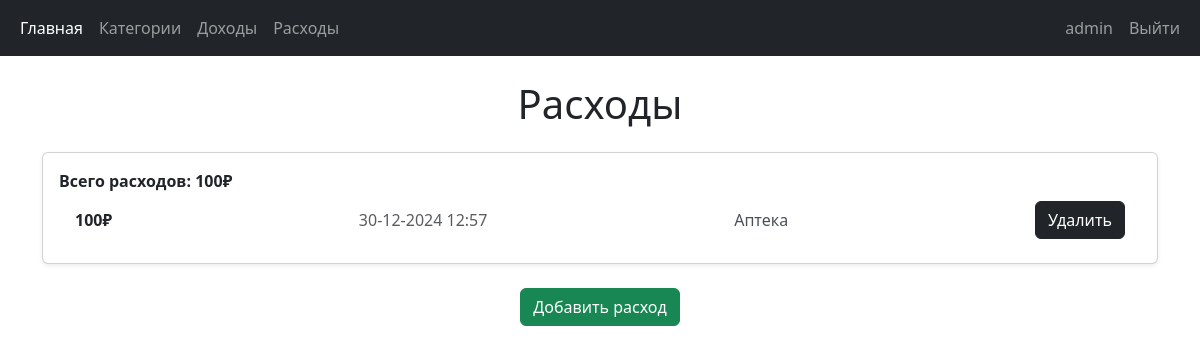
Before: /expenses (signed in) with the older database file.
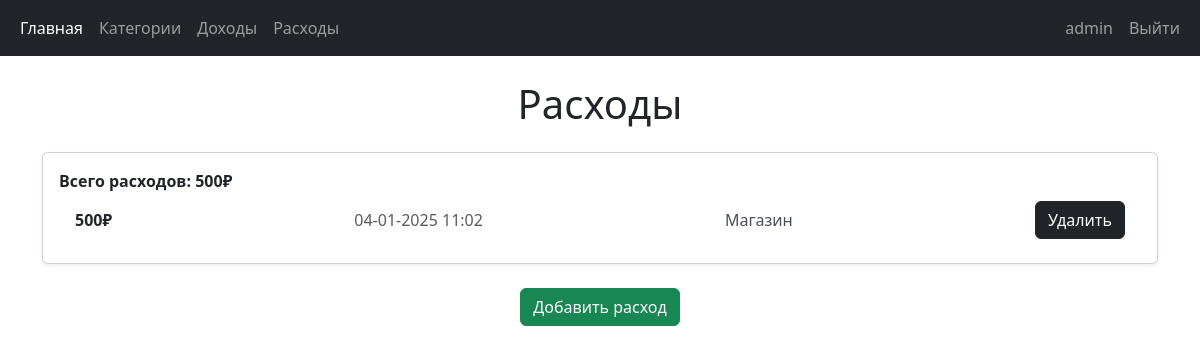
After: the same page with the newer database file.
### dashboard/models.py (models this page shows, shortened)
class Expense(models.Model):
    category = models.ForeignKey(
        Category,
        on_delete=models.CASCADE,
        related_name="expenses",
        verbose_name="Категория",
    )
    amount = models.IntegerField()
    date = models.DateTimeField(auto_now_add=True)
    author = models.ForeignKey(
        User,
        on_delete=models.CASCADE,
        verbose_name="Автор расхода",
    )

class Category(models.Model):
    title = models.CharField(max_length=255)
    author = models.ForeignKey(
        User,
        on_delete=models.CASCADE,
        verbose_name="Автор категории",
    )

### dashboard/views.py (the view)
# urls.py: path("expenses", expense_view, name="expense_view"),
@login_required
def expense_view(request):
    expenses, total_exp = get_totals(request.user, Expense)
    context = {"expenses": expenses, "total_exp": total_exp}
    return render(request, "expenses.html", context)

### dashboard/views.py (called while the page is built)
def get_totals(user, model, filter_params=None):
    try:
        filter_params = filter_params or {}
        items = model.objects.filter(author=user, **filter_params)
        total = items.aggregate(total=Sum("amount")).get("total", 0)
        return items, total
    except DatabaseError as e:
        print(f"Database error: {e}")
        return None, 0

### templates/expenses.html (shortened to what this page needs)
{% extends "base.html" %}
{% block content %}
<h1 class="text-center my-4">Расходы</h1>
<div class="card shadow-sm">
    <div class="card-body">
        <ul class="list-group list-group-flush">
            <span class="fw-bold">Всего расходов: {{ total_exp }}₽</span>
            {% for expense in expenses %}
                <li class="list-group-item d-flex justify-content-between align-items-center">
                    <span class="fw-bold">{{ expense.amount }}₽</span>
                    <span class="text-muted">{{ expense.date|date:"d-m-Y H:i" }}</span>
                    <span class="text-light-emphasis">{{ expense.category.title }}</span>
                    <form method="POST" action="{% url 'expense_del' expense.id %}">
                        <button type="submit" class="btn btn-dark">Удалить</button>
                    </form>
                </li>
            {% endfor %}
        </ul>
    </div>
</div>
<div class="text-center mt-4">
    <a href="/expenses/add" class="btn btn-success">Добавить расход</a>
</div>
{% endblock %}

Changed rows visible on the page:
removed Expense: amount "100", date "30-12-2024 12:57", category "Аптека"
added Expense: amount "500", date "04-01-2025 11:02", category "Магазин"
Other visible differences:
{{ total_exp }}: "100" → "500"
